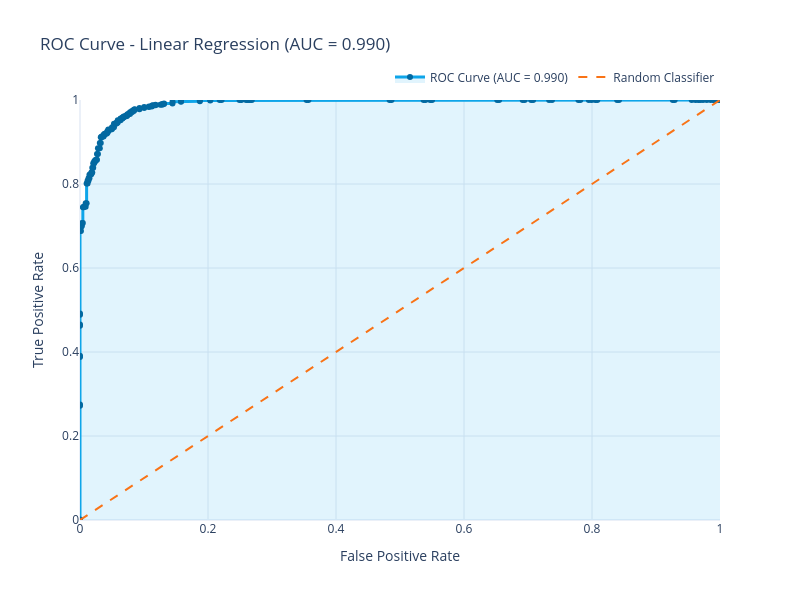

The code cell stored with this chart in its notebook:
### Code cell
import plotly.graph_objects as go

fig = go.Figure()

fig.add_trace(
    go.Scatter(
        x=fpr,
        y=tpr,
        mode="lines+markers",
        name=f"ROC Curve (AUC = {auc_score:.3f})",
        line={
            "color": "#0EA5E9",
            "width": 3
        },
        marker={
            "color": "#0369A1",
            "size": 6
        },
        customdata=roc_thresholds,
        hovertemplate=(
            "False Positive Rate: %{x:.3f}<br>"
            "True Positive Rate: %{y:.3f}<br>"
            "Threshold: %{customdata:.3f}<extra></extra>"
        ),
        fill="tozeroy",
        fillcolor="rgba(14, 165, 233, 0.12)"
    )
)

fig.add_trace(
    go.Scatter(
        x=[0, 1],
        y=[0, 1],
        mode="lines",
        name="Random Classifier",
        line={
            "color": "#F97316",
            "width": 2,
            "dash": "dash"
        },
        hoverinfo="skip"
    )
)

fig.update_layout(
    title=f"ROC Curve - Linear Regression (AUC = {auc_score:.3f})",
    xaxis_title="False Positive Rate",
    yaxis_title="True Positive Rate",
    template="plotly_white",
    width=800,
    height=600,
    hovermode="closest",
    xaxis={
        "range": [0, 1],
        "showgrid": True,
        "gridcolor": "#E2E8F0"
    },
    yaxis={
        "range": [0, 1],
        "showgrid": True,
        "gridcolor": "#E2E8F0"
    },
    legend={
        "orientation": "h",
        "yanchor": "bottom",
        "y": 1.02,
        "xanchor": "right",
        "x": 1
    }
)

fig.show()

### Figure 1 — Plotly figure (JSON) as saved in the notebook; plotly's stock layout.template omitted (floating-point values rounded to 4 significant figures; data arrays with more than 128 entries replaced by an {"elided": "..."} marker saying what was removed)
{"data": [{"customdata": {"elided": "169 float values"}, "fill": "tozeroy", "fillcolor": "rgba(14, 165, 233, 0.12)", "hovertemplate": "False Positive Rate: %{x:.3f}<br>True Positive Rate: %{y:.3f}<br>Threshold: %{customdata:.3f}<extra></extra>", "line": {"color": "#0EA5E9", "width": 3}, "marker": {"color": "#0369A1", "size": 6}, "mode": "lines+markers", "name": "ROC Curve (AUC = 0.990)", "type": "scatter", "x": {"elided": "169 float values"}, "y": {"elided": "169 float values"}}, {"hoverinfo": "skip", "line": {"color": "#F97316", "dash": "dash", "width": 2}, "mode": "lines", "name": "Random Classifier", "type": "scatter", "x": [0, 1], "y": [0, 1]}], "layout": {"height": 600, "hovermode": "closest", "legend": {"orientation": "h", "x": 1, "xanchor": "right", "y": 1.02, "yanchor": "bottom"}, "title": {"text": "ROC Curve - Linear Regression (AUC = 0.990)"}, "width": 800, "xaxis": {"gridcolor": "#E2E8F0", "range": [0, 1], "showgrid": true, "title": {"text": "False Positive Rate"}}, "yaxis": {"gridcolor": "#E2E8F0", "range": [0, 1], "showgrid": true, "title": {"text": "True Positive Rate"}}}}
